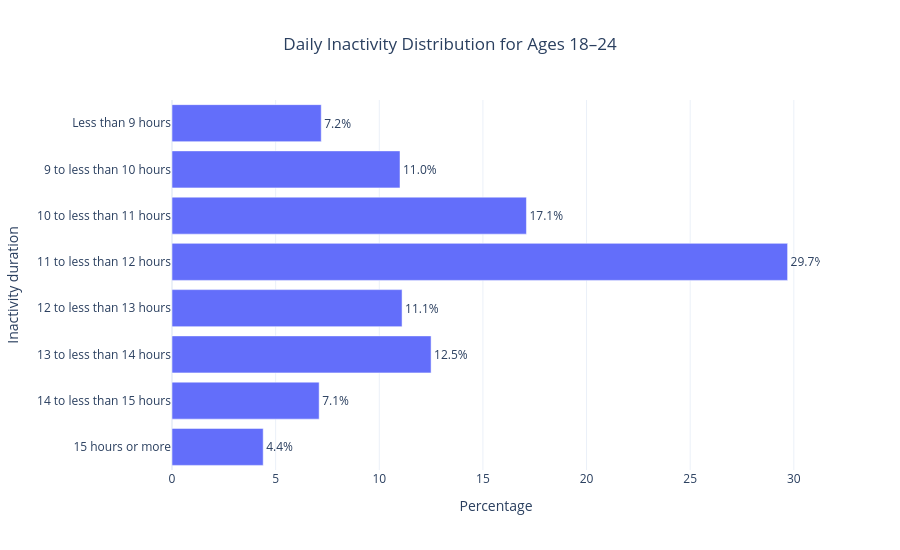

Source (notebook cell):
### Code cell
import plotly.express as px

# filter inactivity
inactivity = cleaned[cleaned["metric_group"] == "inactivity"].copy()

fig = px.bar(
    inactivity,
    x="value",
    y="category",
    orientation="h",
    text="value",
    title="Daily Inactivity Distribution for Ages 18–24",
    labels={"value": "Percentage", "category": "Inactivity duration"},
    hover_data={"value": ":.1f"}
)

fig.update_traces(
    texttemplate="%{text:.1f}%",
    textposition="outside"
)

fig.update_layout(
    yaxis=dict(categoryorder="array", categoryarray=inactivity["category"][::-1]),
    template="plotly_white",
    height=550,
    title_x=0.5
)

fig.show()

### Figure 1 — Plotly figure (JSON) as saved in the notebook; plotly's stock layout.template omitted (floating-point values rounded to 4 significant figures)
{"data": [{"hovertemplate": "Percentage=%{text:.1f}<br>Inactivity duration=%{y}<extra></extra>", "legendgroup": "", "marker": {"color": "#636efa", "pattern": {"shape": ""}}, "name": "", "orientation": "h", "showlegend": false, "text": [7.2, 11.0, 17.1, 29.7, 11.1, 12.5, 7.1, 4.4], "textposition": "outside", "texttemplate": "%{text:.1f}%", "type": "bar", "x": [7.2, 11.0, 17.1, 29.7, 11.1, 12.5, 7.1, 4.4], "xaxis": "x", "y": ["Less than 9 hours", "9 to less than 10 hours", "10 to less than 11 hours", "11 to less than 12 hours", "12 to less than 13 hours", "13 to less than 14 hours", "14 to less than 15 hours", "15 hours or more"], "yaxis": "y"}], "layout": {"barmode": "relative", "height": 550, "legend": {"tracegroupgap": 0}, "title": {"text": "Daily Inactivity Distribution for Ages 18–24", "x": 0.5}, "xaxis": {"anchor": "y", "domain": [0, 1], "title": {"text": "Percentage"}}, "yaxis": {"anchor": "x", "categoryarray": ["15 hours or more", "14 to less than 15 hours", "13 to less than 14 hours", "12 to less than 13 hours", "11 to less than 12 hours", "10 to less than 11 hours", "9 to less than 10 hours", "Less than 9 hours"], "categoryorder": "array", "domain": [0, 1], "title": {"text": "Inactivity duration"}}}}
